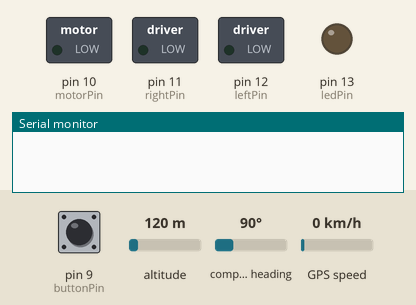
Simulated run of this sketch. Board: Arduino Uno, built with avr-gcc and run on an emulated ATmega328P. On the bench: switched loads named in the sketch (green lamp = pin HIGH), output pins drawn as LEDs (lit = HIGH), the last lines printed to the serial monitor. The test bench sets the inputs (shaded band); at power-on: pin 9 (buttonPin) LOW, altitude 120 m, compass heading 90°, GPS speed 0 km/h. The GPS gets a fix after 3 s at 37.7749, -122.4194 with 8 satellites.

Above: at 6.2 s.
6.3 s: pin 9 (buttonPin) pulled HIGH for 1 s
At 7.8 s:
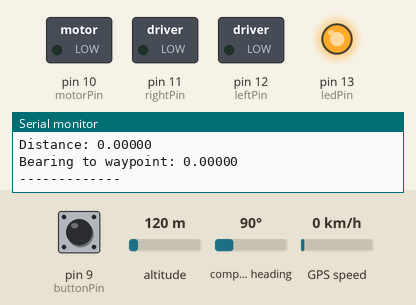
9.5 s: pin 9 (buttonPin) pulled HIGH for 3.2 s
At 14.5 s:
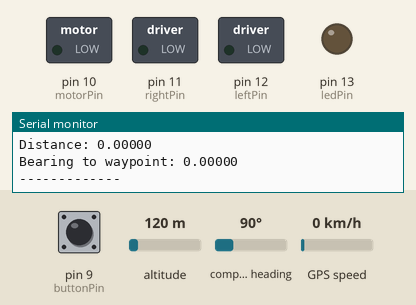
Timing chart, 0 to 16.0 s (numbered marks = the images above; inputs shaded):
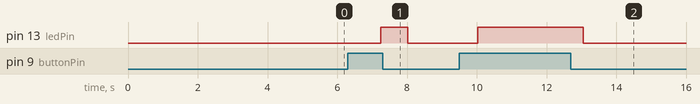

Measured:
- after the input at 6.3 s, pin 13 (ledPin): LOW → HIGH after 0.95 s, → LOW 0.77 s later
- after the input at 9.5 s, pin 13 (ledPin): LOW → HIGH after 0.54 s, → LOW 3.0 s later

The sketch:

trolling-motor.ino
```cpp
#include <NewSoftSerial.h>
#include <TinyGPS.h>
#include <Wire.h>
#define speedesc 125
// tiny gps library code
TinyGPS gps;
NewSoftSerial nss(3, 2);    // rx(3) and tx(2) pins in use
const int buttonPin = 9;      // the number of the pushbutton pin
const int motorPin = 10;      // the number of the motor relay pin
const int rightPin = 11;      // the number of the right relay pin
const int leftPin = 12;       // the number of the left relay pin
const int ledPin =  13;       // the number of the LED pin
int HMC6352Address = 0x42;
int slaveAddress;
float DISTANCE; //Distance returned by distance function
float BEARING;  //BEARING returned by bearing function
float flat;                 //GPS current lat
float flon;                 //GPS current lon
float save_flat=0;          //GPS saved lat
float save_flon=0;          //GPS saved lon
int buttonState = 0;        //Initial state of the button

void gpsdump(TinyGPS &gps);
bool feedgps();
void printFloat(double f, int digits = 2);

void setup()
{
  // Setup Compass
  slaveAddress = HMC6352Address >> 1;
  Wire.begin();
  Serial.begin(115200);
  nss.begin(4800);
  // Setup output pins for driving
  pinMode(motorPin, OUTPUT);  //Motor relay 10
  pinMode(rightPin, OUTPUT);  //Right relay 11
  pinMode(leftPin, OUTPUT);   //Left relay 12
  pinMode(ledPin, OUTPUT);    //Button on/off LED 13
  //Setup input pins for Button
  pinMode(buttonPin, INPUT);  //Butten signals to save current flat flon from GPS 9.

  delay(5000);
}

void loop()
{
  bool newdata = false;
  unsigned long start = millis();
  while (millis() - start < 250)            // get new data every 1/4 of a second
  {
    if (feedgps())
      newdata = true;
  }

  if (newdata) // If GPS has lock and data.
  {
//    Serial.println("Acquired Data");
//    Serial.println("-------------");
    //    gpsdump(gps);                      //Use to debug GPS data only.
    getlocation(gps);                        //Store flat and flon. Always runs.
    if (check_button())   {                        //If button is ON we want to go live
      save_location();                       //Store flat and flon.
      DISTANCE=distance();                   //Get distance to stored waypoint and current location
      BEARING=bearing();                     //Get bearing to stored waypoint from current location
      Serial.print("Distance: "); printFloat(DISTANCE,5);
      Serial.println();
      Serial.print("Bearing to waypoint: "); printFloat(BEARING,5);
      /*
       Add Function to point compass at bearing to target location. (left of right).
       Add Function to drive to target location. Start motor.
       */
      Serial.println();
      Serial.println("-------------");
      Serial.println();
    }

  }
}

// .... Below this are functions ....

void getlocation(TinyGPS &gps) {
  unsigned long age;
  gps.f_get_position(&flat, &flon, &age);
}


bool check_button() {
  buttonState = digitalRead(buttonPin);
  if (buttonState == HIGH) {
    digitalWrite(ledPin, HIGH);            // turn LED on
    return true;
  }
  else {
    digitalWrite(ledPin, LOW);             // turn LED off
    save_flat=0;                           // 0 out saved location lat
    save_flon=0;                           // 0 out saved location lon
    return false;
  }

}


void save_location() {
  if ( save_flat == 0 && save_flon == 0 ) {
    save_flat=flat;
    save_flon=flon;
    Serial.print("saved flat: "); printFloat(save_flat,5);
    Serial.println();
    Serial.print("saved flon: "); printFloat(save_flon,5);
    Serial.println();
  }
}


bool feedgps()
{
  while (nss.available())
  {
    if (gps.encode(nss.read()))
      return true;
  }
  return false;
}


float distance()
{
  float flat1 = flat;      // flat/flon contain current location.
  float flon1 = flon;
  float flat2 = save_flat; //save_flat/flon contain saved location.
  float flon2 = save_flon;
  float dist_calc=0;
  float dist_calc2=0;
  float diflat=0;
  float diflon=0;

  Serial.print("current flat: "); printFloat(flat,5);
  Serial.println();
  Serial.print("current flon: "); printFloat(flon,5);
  Serial.println();

  diflat=radians(flat2-flat1);
  flat1=radians(flat1);
  flat2=radians(flat2);
  diflon=radians((flon2)-(flon1));

  dist_calc = (sin(diflat/2.0)*sin(diflat/2.0));
  dist_calc2= cos(flat1);
  dist_calc2*=cos(flat2);
  dist_calc2*=sin(diflon/2.0);
  dist_calc2*=sin(diflon/2.0);
  dist_calc +=dist_calc2;

  dist_calc=(2*atan2(sqrt(dist_calc),sqrt(1.0-dist_calc)));

  dist_calc*=6371000.0; //Converting to meters
  //  Serial.println("distance in meters: ");
  //  Serial.println(dist_calc);
  dist_calc*=3.281;     //Converting to Feet
  //  Serial.println("distance in feet:");
  //  Serial.println(dist_calc);
  //  dist_calc/=5280;      //Converting to Miles
  //  Serial.println("distance in feet:");
  //  Serial.println(dist_calc);
  return(dist_calc);
}


float bearing()
{
  //-----heading formula below. Calculates heading to the waypoint from the current locaiton-----/
  float flat1=flat;
  float flon1=flon;
  float heading=0;
  float flat2=save_flat;      // setting x2lat and x2lon equal to our first waypoint
  float flon2=save_flon;
  flat1=radians(flat1);
  flon1=radians(flon1);  //also must be done in radians
  flat2=radians(flat2);
  flon2=radians(flon2);

  heading = atan2(sin(flon2-flon1)*cos(flat2),cos(flat1)*sin(flat2)-sin(flat1)*cos(flat2)*cos(flon2-flon1)),2*3.1415926535;
  heading = heading*180/3.1415926535;  // convert from radians to degrees
  int head =heading;
  if(head<0){
    heading+=360;   //if the heading is negative then add 360 to make it positive
  }

  //  Serial.println("heading:");
  //  Serial.println(heading);
  return(heading);
}


//void turn()
// {
//  int turn=0;
//  Wire.beginTransmission(slaveAddress);        //the wire stuff is for the compass module
//  Wire.send("A");
//  Wire.endTransmission();
//  delay(10);
//  Wire.requestFrom(slaveAddress, 2);
//  i = 0;
//  while(Wire.available() && i < 2)
//  {
//    headingData[i] = Wire.receive();
//    i++;
//  }
//  headingValue = headingData[0]*256 + headingData[1];
//  int pracheading = headingValue / 10;      // this is the heading of the compass
//  if(pracheading>0){
//    headinggps=pracheading;
//  }
//Serial.println("current heaDING:");
//Serial.println(headinggps);
//x4=headinggps-heading;   //getting the difference of our current heading to our needed heading

//Serial.println(absolute);

//  int x5;

//-----below tells us which way we need to turn
//if(x4>=-180){
//if(x4<=0){
//turn=8;    //set turn =8 which means "right"
//}
// }
//if(x4<-180){
//turn=5;      //set turn = 5 which means "left"
//}
//if(x4>=0){
// if(x4<180){
//   turn=5;   //set turn = 5 which means "left"
// }
//}
//  if(x4>=180){     //set turn =8 which means "right"
//    turn=8;
//  }
//-----real important turning stuff. DO NOT TOUCH!!!
//  float hd = headinggps;
//  if(hd==heading){
//    turn=3;   //then set turn = 3 meaning go "straight"
//  }
//  if(turn==3){
//    servo.write(90);  //drive straight
//    esc.write(speedesc);
//    delay(60);
//  }
//--turn right
//  if(turn==8){
//    rightturn();
//  }
//--turn left
//  if(turn==5){
//    leftturn();
//  }

//-------------------------------------------------------------------------
//}


//void done(){
//  esc.write(70);
//  done();
//}
//----right turning
//void rightturn(){
//  if(headinggps+2>heading){
//    if(headinggps-2<heading){
//    servo.write(90);
//      delay(60);
//      return;
//    }
//  }
//  x4=headinggps-heading;
//  if(x4<-180){
//    return;
//  }
//  if(x4>=0){
//    if(x4<180){
//      return;
//    }
//  }
//  servo.write(80);
//  esc.write(speedesc);
//  Wire.beginTransmission(slaveAddress);        //the wire stuff is for the compass module
//  Wire.send("A");
//  Wire.endTransmission();
//  delay(10);
//  Wire.requestFrom(slaveAddress, 2);
//  i = 0;
//  while(Wire.available() && i < 2)
//  {
//    headingData[i] = Wire.receive();
//    i++;
//  }
//  headingValue = headingData[0]*256 + headingData[1];
//  headinggps = headingValue / 10;      // this is the heading of the compass
//  rightturn();
//}

//--left turning
//void leftturn(){
//  if(headinggps+4>heading){
//    if(headinggps-4<heading){
//  servo.write(90);
//      delay(60);
//      return;
//    }
//  }
//  x4=headinggps-heading;
//  if(x4>=-180){
//    if(x4<=0){
//      return;
//    }
//  }

//  if(x4>=180){
//    return;
//  }
//  servo.write(110);  // turn wheels left
//  esc.write(speedesc);  //our speed

//  Wire.beginTransmission(slaveAddress);        //the wire stuff is for the compass module
//  Wire.send("A");
//  Wire.endTransmission();
//  delay(10);
//  Wire.requestFrom(slaveAddress, 2);
//  i = 0;
//  while(Wire.available() && i < 2)
//  {
//    headingData[i] = Wire.receive();
//    i++;
//  }
//  headingValue = headingData[0]*256 + headingData[1];
//  headinggps = headingValue / 10;      // this is the heading of the compass
//  leftturn();
//}


//void buttonread(){
//  int butval= analogRead(buttons);
//  if(waypoints>0){
//    if(butval<100){
//      buttonreaddone=5;
//      return;
//    }
//  }
//  if(waypoints==0){
//    if(butval<100){
//      radius+=1;
//      return;
//    }
//  }
//  if(butval>600){
//    if(waypoints==0){
//      flat2=flat;
//      flon2=flon;
//      waypoints+=1;
//      return;
//    }
//  }
//}

// Functions used for Debug
void gpsdump(TinyGPS &gps)
{
  long lat, lon;
  unsigned long age, date, time, chars;
  unsigned short sentences, failed;
  feedgps(); // Feed the gps during this long routine, else may get checksum errors
  gps.f_get_position(&flat, &flon, &age);
  Serial.print("Lat/Long(float): ");
  printFloat(flat, 5);
  Serial.print(", ");
  printFloat(flon, 5);
  Serial.print(" Fix age: ");
  Serial.print(age);
  Serial.println("ms.");
  feedgps();
  Serial.print(" Course(float): ");
  printFloat(gps.f_course());
  feedgps();
  gps.stats(&chars, &sentences, &failed);
  Serial.print("Stats: characters: ");
  Serial.print(chars);
  Serial.print(" sentences: ");
  Serial.print(sentences);
  Serial.print(" failed checksum: ");
  Serial.println(failed);
}

void printFloat(double number, int digits)
{
  // Handle negative numbers
  if (number < 0.0)
  {
    Serial.print('-');
    number = -number;
  }

  // Round correctly so that print(1.999, 2) prints as "2.00"
  double rounding = 0.5;
  for (uint8_t i=0; i<digits; ++i)
    rounding /= 10.0;

  number += rounding;

  // Extract the integer part of the number and print it
  unsigned long int_part = (unsigned long)number;
  double remainder = number - (double)int_part;
  Serial.print(int_part);

  // Print the decimal point, but only if there are digits beyond
  if (digits > 0)
    Serial.print(".");

  // Extract digits from the remainder one at a time
  while (digits-- > 0)
  {
    remainder *= 10.0;
    int toPrint = int(remainder);
    Serial.print(toPrint);
    remainder -= toPrint;
  }
}
```
